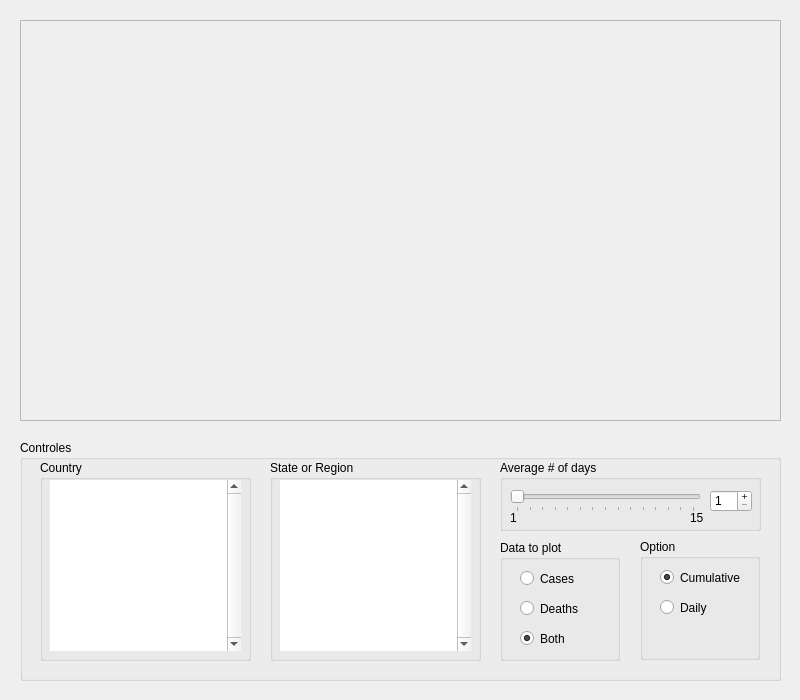
<?xml version="1.0" encoding="UTF-8"?>
<ui version="4.0">
 <author>Luisa Bermeo</author>
 <class>MainWindow</class>
 <widget class="QMainWindow" name="MainWindow">
  <property name="enabled">
   <bool>true</bool>
  </property>
  <property name="geometry">
   <rect>
    <x>0</x>
    <y>0</y>
    <width>800</width>
    <height>700</height>
   </rect>
  </property>
  <property name="windowTitle">
   <string>COVID-19 Data Visualization (Data source: Johns Hopkins University)</string>
  </property>
  <widget class="QWidget" name="centralwidget">
   <widget class="QGroupBox" name="grpControls">
    <property name="geometry">
     <rect>
      <x>20</x>
      <y>440</y>
      <width>761</width>
      <height>241</height>
     </rect>
    </property>
    <property name="title">
     <string>Controles</string>
    </property>
    <widget class="QGroupBox" name="pnlOptions">
     <property name="geometry">
      <rect>
       <x>620</x>
       <y>99</y>
       <width>120</width>
       <height>121</height>
      </rect>
     </property>
     <property name="title">
      <string>Option</string>
     </property>
     <widget class="QRadioButton" name="rdbCumulative">
      <property name="geometry">
       <rect>
        <x>20</x>
        <y>30</y>
        <width>82</width>
        <height>17</height>
       </rect>
      </property>
      <property name="cursor">
       <cursorShape>PointingHandCursor</cursorShape>
      </property>
      <property name="text">
       <string>Cumulative</string>
      </property>
      <property name="checked">
       <bool>true</bool>
      </property>
     </widget>
     <widget class="QRadioButton" name="rdbDaily">
      <property name="geometry">
       <rect>
        <x>20</x>
        <y>60</y>
        <width>82</width>
        <height>17</height>
       </rect>
      </property>
      <property name="cursor">
       <cursorShape>PointingHandCursor</cursorShape>
      </property>
      <property name="text">
       <string>Daily</string>
      </property>
     </widget>
    </widget>
    <widget class="QGroupBox" name="pnlDataPlot">
     <property name="geometry">
      <rect>
       <x>480</x>
       <y>100</y>
       <width>120</width>
       <height>121</height>
      </rect>
     </property>
     <property name="title">
      <string>Data to plot</string>
     </property>
     <widget class="QRadioButton" name="rdbCases">
      <property name="geometry">
       <rect>
        <x>20</x>
        <y>30</y>
        <width>82</width>
        <height>17</height>
       </rect>
      </property>
      <property name="cursor">
       <cursorShape>PointingHandCursor</cursorShape>
      </property>
      <property name="text">
       <string>Cases</string>
      </property>
     </widget>
     <widget class="QRadioButton" name="rdbDeaths">
      <property name="geometry">
       <rect>
        <x>20</x>
        <y>60</y>
        <width>82</width>
        <height>17</height>
       </rect>
      </property>
      <property name="cursor">
       <cursorShape>PointingHandCursor</cursorShape>
      </property>
      <property name="text">
       <string>Deaths</string>
      </property>
     </widget>
     <widget class="QRadioButton" name="rdbBoth">
      <property name="geometry">
       <rect>
        <x>20</x>
        <y>90</y>
        <width>82</width>
        <height>17</height>
       </rect>
      </property>
      <property name="cursor">
       <cursorShape>PointingHandCursor</cursorShape>
      </property>
      <property name="text">
       <string>Both</string>
      </property>
      <property name="checked">
       <bool>true</bool>
      </property>
     </widget>
    </widget>
    <widget class="QGroupBox" name="pnlCuntry">
     <property name="geometry">
      <rect>
       <x>20</x>
       <y>20</y>
       <width>211</width>
       <height>201</height>
      </rect>
     </property>
     <property name="title">
      <string>Country</string>
     </property>
     <widget class="QListWidget" name="listCountries">
      <property name="geometry">
       <rect>
        <x>10</x>
        <y>20</y>
        <width>191</width>
        <height>171</height>
       </rect>
      </property>
      <property name="cursor" stdset="0">
       <cursorShape>PointingHandCursor</cursorShape>
      </property>
      <property name="frameShape">
       <enum>QFrame::NoFrame</enum>
      </property>
      <property name="frameShadow">
       <enum>QFrame::Plain</enum>
      </property>
      <property name="verticalScrollBarPolicy">
       <enum>Qt::ScrollBarAlwaysOn</enum>
      </property>
     </widget>
    </widget>
    <widget class="QGroupBox" name="pnlState">
     <property name="geometry">
      <rect>
       <x>250</x>
       <y>20</y>
       <width>211</width>
       <height>201</height>
      </rect>
     </property>
     <property name="title">
      <string>State or Region</string>
     </property>
     <widget class="QListWidget" name="listStates">
      <property name="geometry">
       <rect>
        <x>10</x>
        <y>20</y>
        <width>191</width>
        <height>171</height>
       </rect>
      </property>
      <property name="cursor" stdset="0">
       <cursorShape>PointingHandCursor</cursorShape>
      </property>
      <property name="frameShape">
       <enum>QFrame::NoFrame</enum>
      </property>
      <property name="frameShadow">
       <enum>QFrame::Plain</enum>
      </property>
      <property name="verticalScrollBarPolicy">
       <enum>Qt::ScrollBarAlwaysOn</enum>
      </property>
     </widget>
    </widget>
    <widget class="QGroupBox" name="groupBox">
     <property name="geometry">
      <rect>
       <x>480</x>
       <y>20</y>
       <width>261</width>
       <height>71</height>
      </rect>
     </property>
     <property name="title">
      <string>Average # of days</string>
     </property>
     <widget class="QSlider" name="sldAverageDays">
      <property name="geometry">
       <rect>
        <x>10</x>
        <y>30</y>
        <width>191</width>
        <height>22</height>
       </rect>
      </property>
      <property name="cursor">
       <cursorShape>PointingHandCursor</cursorShape>
      </property>
      <property name="minimum">
       <number>1</number>
      </property>
      <property name="maximum">
       <number>15</number>
      </property>
      <property name="pageStep">
       <number>1</number>
      </property>
      <property name="orientation">
       <enum>Qt::Horizontal</enum>
      </property>
      <property name="tickPosition">
       <enum>QSlider::TicksBelow</enum>
      </property>
      <property name="tickInterval">
       <number>1</number>
      </property>
     </widget>
     <widget class="QLabel" name="label">
      <property name="geometry">
       <rect>
        <x>10</x>
        <y>50</y>
        <width>16</width>
        <height>16</height>
       </rect>
      </property>
      <property name="text">
       <string>1</string>
      </property>
      <property name="alignment">
       <set>Qt::AlignLeading|Qt::AlignLeft|Qt::AlignVCenter</set>
      </property>
     </widget>
     <widget class="QLabel" name="label_2">
      <property name="geometry">
       <rect>
        <x>190</x>
        <y>50</y>
        <width>16</width>
        <height>16</height>
       </rect>
      </property>
      <property name="text">
       <string>15</string>
      </property>
      <property name="alignment">
       <set>Qt::AlignLeading|Qt::AlignLeft|Qt::AlignVCenter</set>
      </property>
     </widget>
     <widget class="QSpinBox" name="spbRange">
      <property name="geometry">
       <rect>
        <x>210</x>
        <y>30</y>
        <width>42</width>
        <height>22</height>
       </rect>
      </property>
      <property name="cursor">
       <cursorShape>PointingHandCursor</cursorShape>
      </property>
      <property name="readOnly">
       <bool>false</bool>
      </property>
      <property name="buttonSymbols">
       <enum>QAbstractSpinBox::PlusMinus</enum>
      </property>
      <property name="correctionMode">
       <enum>QAbstractSpinBox::CorrectToNearestValue</enum>
      </property>
      <property name="keyboardTracking">
       <bool>false</bool>
      </property>
      <property name="minimum">
       <number>1</number>
      </property>
      <property name="maximum">
       <number>15</number>
      </property>
      <property name="singleStep">
       <number>1</number>
      </property>
     </widget>
    </widget>
   </widget>
   <widget class="QFrame" name="pnlPlot">
    <property name="geometry">
     <rect>
      <x>20</x>
      <y>20</y>
      <width>761</width>
      <height>401</height>
     </rect>
    </property>
    <property name="frameShape">
     <enum>QFrame::StyledPanel</enum>
    </property>
    <property name="frameShadow">
     <enum>QFrame::Raised</enum>
    </property>
   </widget>
  </widget>
 </widget>
 <layoutdefault spacing="6" margin="10"/>
 <resources/>
 <connections/>
 <designerdata>
  <property name="gridDeltaX">
   <number>10</number>
  </property>
  <property name="gridDeltaY">
   <number>10</number>
  </property>
  <property name="gridSnapX">
   <bool>true</bool>
  </property>
  <property name="gridSnapY">
   <bool>true</bool>
  </property>
  <property name="gridVisible">
   <bool>true</bool>
  </property>
 </designerdata>
</ui>
